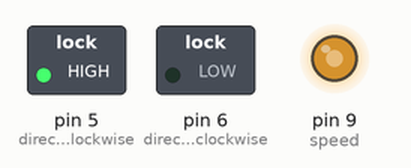
Bench run of a sketch on a simulated Arduino Uno, built with avr-gcc and run on an emulated ATmega328P. Shown: switched loads named in the sketch (green lamp = pin HIGH), output pins drawn as LEDs (lit = HIGH).

Above: at 0.05 s.
At 5.05 s:
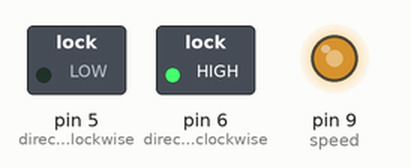
At 9.95 s:
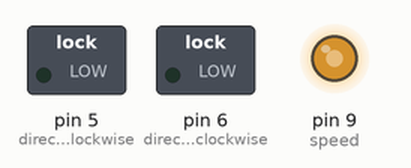
Timing chart, 0 to 11.5 s (numbered marks = the images above):
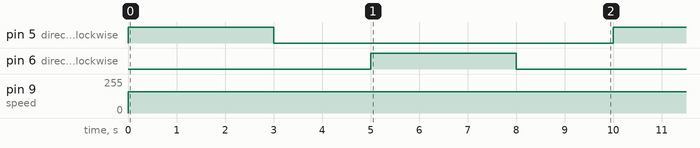

The sketch:

TutorialSpeedDirNano.ino
```cpp
int speed = 9;
int directionClockwise = 5;
int directionAnticlockwise = 6;

void setup() {
pinMode(speed,OUTPUT);
pinMode(directionClockwise,OUTPUT);
pinMode(directionAnticlockwise,OUTPUT);
}

void loop() {
  // put your main code here, to run repeatedly:
analogWrite(speed,160); // can be set from 0 to 255
digitalWrite(directionClockwise,HIGH);
digitalWrite(directionAnticlockwise,LOW);
 delay(3000);
 digitalWrite(directionClockwise,LOW);
digitalWrite(directionAnticlockwise,LOW);
delay(2000);
digitalWrite(directionClockwise,LOW);
digitalWrite(directionAnticlockwise,HIGH);
delay(3000);
digitalWrite(directionClockwise,LOW);
digitalWrite(directionAnticlockwise,LOW);
delay(2000);
}
```

Measured:
- by itself, pin 5 (directionClockwise), pin 6 (directionAnticlockwise): alternates HIGH for 3.0 s and LOW for 7.0 s
- by itself, pin 9 (speed): 0/255 → 160/255 at 0.00 s
